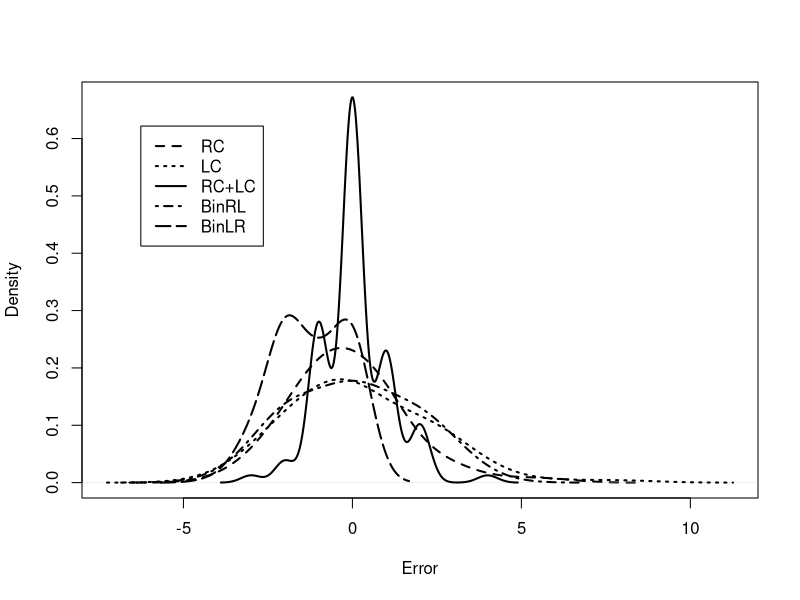
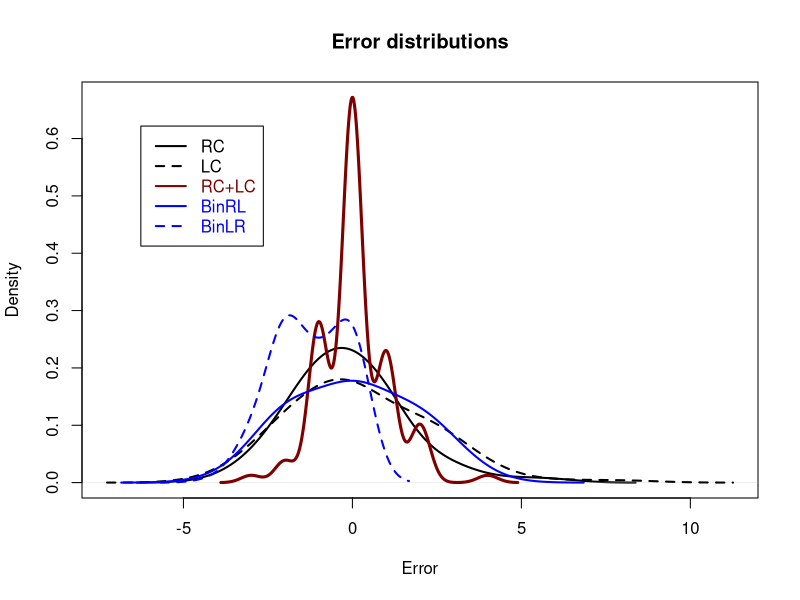
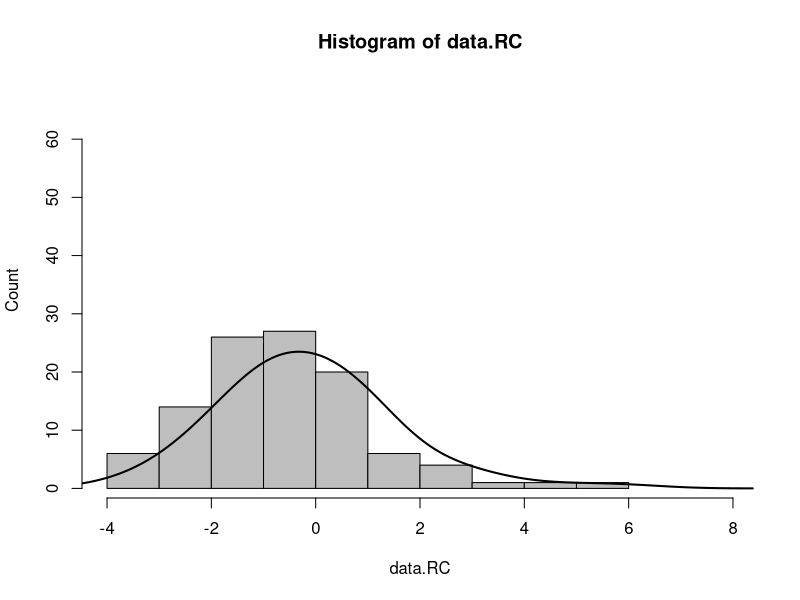
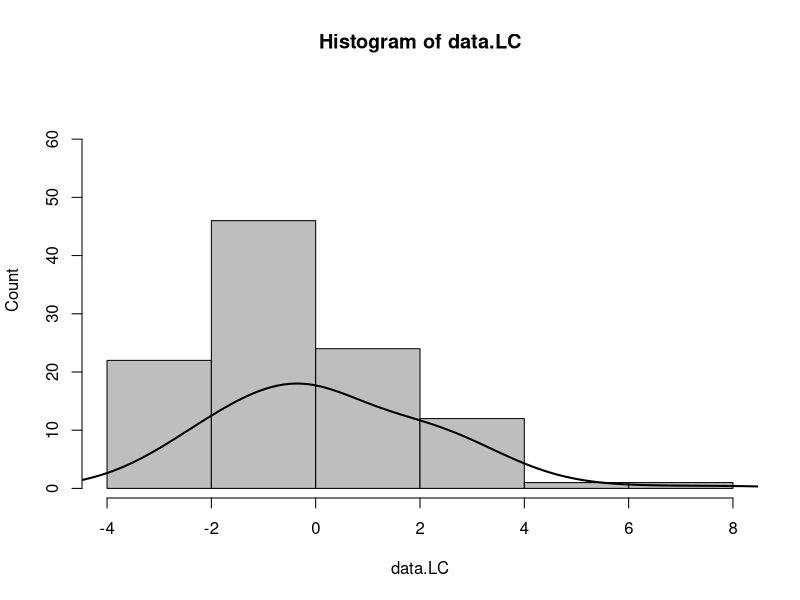
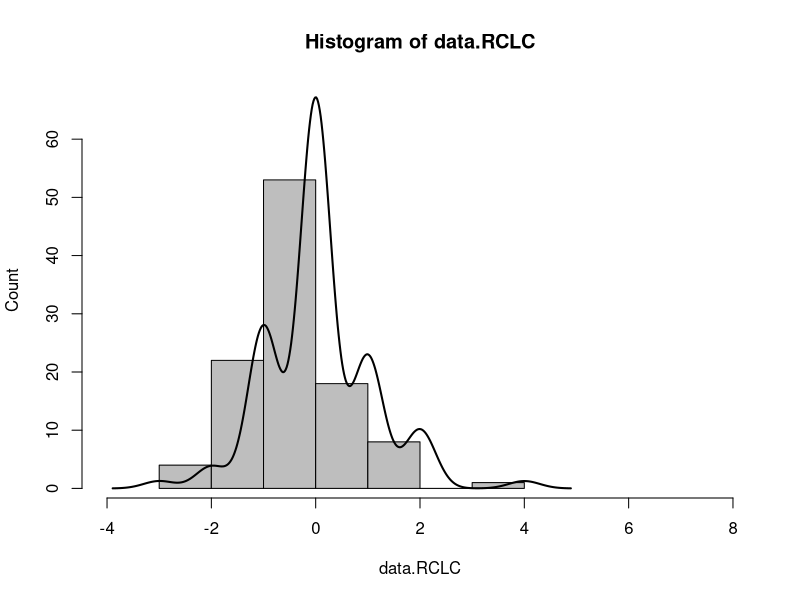
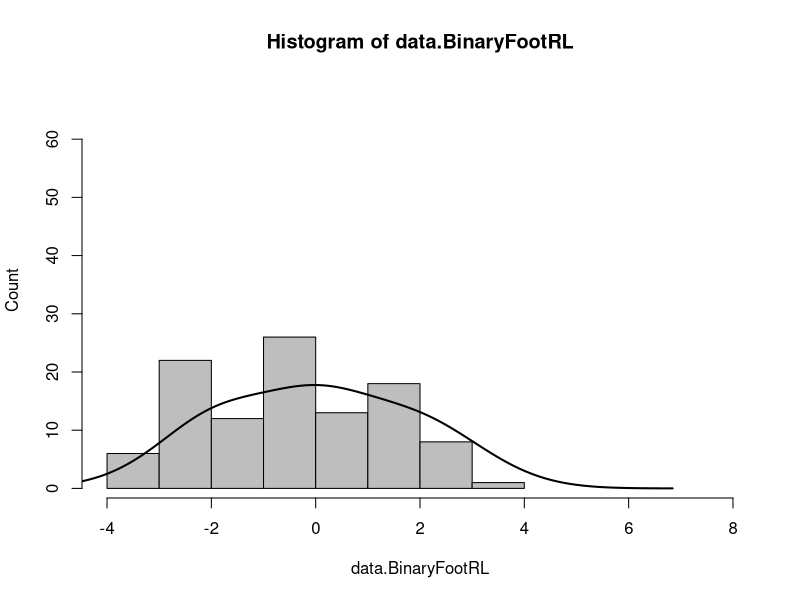
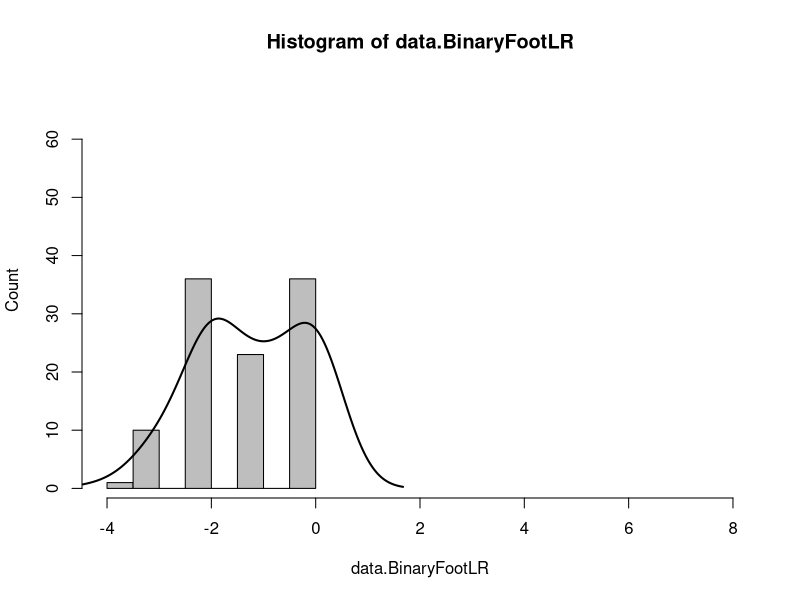

Write R code to recreate these figures, in order.

# plot density curves of error distributions

data = read.csv('output-notech.csv', header= TRUE)
data = subset(data, word != "")

linewidth = 2 # default is 1
density.adjust = 1.5 # default is 1

data.RC = data$RC
data.LC = data$LC
data.RCLC = data$RCLC
data.BinaryFootRL = data$BinRL
data.BinaryFootLR = data$BinLR

minX = min(c(data.RC, data.LC, data.RCLC, data.BinaryFootRL, data.BinaryFootLR))
maxX = max(c(data.RC, data.LC, data.RCLC, data.BinaryFootRL, data.BinaryFootLR))

minY = min(as.data.frame(table(data.RC))[2], as.data.frame(table(data.LC))[2], 
           as.data.frame(table(data.RCLC))[2],
           as.data.frame(table(data.BinaryFootRL))[2],
           as.data.frame(table(data.BinaryFootLR))[2])

maxY = max(as.data.frame(table(data.RC))[2], as.data.frame(table(data.LC))[2], 
           as.data.frame(table(data.RCLC))[2],
           as.data.frame(table(data.BinaryFootRL))[2],
           as.data.frame(table(data.BinaryFootLR))[2])

RC.density = density(data.RC, adjust=density.adjust)
LC.density = density(data.LC, adjust=density.adjust)
RCLC.density = density(data.RCLC, adjust=density.adjust)
binftRL.density = density(data.BinaryFootRL, adjust=density.adjust)
binftLR.density = density(data.BinaryFootLR, adjust=density.adjust)

minX.density = min(c(RC.density$x, LC.density$x, RCLC.density$x,
                     binftRL.density$x, binftLR.density$x))
maxX.density = max(c(RC.density$x, LC.density$x, RCLC.density$x,
                     binftRL.density$x, binftLR.density$x))
minY.density = min(c(RC.density$y, LC.density$y, RCLC.density$y,
                     binftRL.density$y, binftLR.density$y))
maxY.density = max(c(RC.density$y, LC.density$y, RCLC.density$y,
                     binftRL.density$y, binftLR.density$y))

# plot for paper
postscript('plots_errors/error-distribution-density-notech.eps')
plot(RC.density, lty=2, xlim=c(minX.density, maxX.density),
    ylim=c(minY.density, maxY.density), lwd=linewidth,
    main="", ylab="Density", xlab="Error")
lines(LC.density, lty=3, lwd=linewidth, ann=FALSE)
lines(RCLC.density, lty=1, lwd=linewidth, ann=FALSE)
lines(binftRL.density, lty=4, lwd=linewidth, ann=FALSE)
lines(binftLR.density, lty=5, lwd=linewidth, ann=FALSE)
legend(minX.density+1, maxY.density-0.05,
    c("RC","LC", "RC+LC", "BinRL", "BinLR"), lty=c(2,3,1,4,5), lwd=linewidth)
dev.off()

# colored plot (using density)
postscript('plots_errors/error-distribution-density-colored-notech.eps')
plot(RC.density, lty=1, xlim=c(minX.density, maxX.density),
    ylim=c(minY.density, maxY.density), lwd=linewidth,
    main="Error distributions", ylab="Density", xlab="Error")
lines(LC.density, lty=2, lwd=linewidth, ann=FALSE)
lines(RCLC.density, lty=1, lwd=3, col="#800000", ann=FALSE) # color is maroon
lines(binftRL.density, lty=1, lwd=linewidth, col="#0000FF", ann=FALSE) # blue
lines(binftLR.density, lty=2, lwd=linewidth, col="#0000FF", ann=FALSE) # blue
legend(minX.density+1, maxY.density-0.05, c("RC","LC","RC+LC","BinRL","BinLR"),
    lty=c(1,2,1,1,2), lwd=linewidth,
    text.col=c("#000000", "#000000", "#800000", "#0000FF", "#0000FF"),
    col=c("#000000", "#000000", "#800000", "#0000FF", "#0000FF"))
dev.off()


###################
# plot individual histograms

fillcolor = 'gray'
ylabname = 'Count'
maxY.overall = max(maxY, maxY.density*100)

postscript('plots_errors/error-distribution-histogram-RC-notech.eps')
hist(data.RC, xlim=c(minX, maxX), ylim=c(minY, maxY.overall),
    col=fillcolor, ylab=ylabname)
lines(x=RC.density$x, y=RC.density$y*100, lwd=linewidth)
dev.off()

postscript('plots_errors/error-distribution-histogram-LC-notech.eps')
hist(data.LC, xlim=c(minX, maxX), ylim=c(minY, maxY.overall),
    col=fillcolor, ylab=ylabname)
lines(x=LC.density$x, y=LC.density$y*100, lwd=linewidth)
dev.off()

postscript('plots_errors/error-distribution-histogram-RCLC-notech.eps')
hist(data.RCLC, xlim=c(minX, maxX), ylim=c(minY, maxY.overall),
    col=fillcolor, ylab=ylabname)
lines(x=RCLC.density$x, y=RCLC.density$y*100, lwd=linewidth)
dev.off()

postscript('plots_errors/error-distribution-histogram-BinFtRL-notech.eps')
hist(data.BinaryFootRL, xlim=c(minX, maxX), ylim=c(minY, maxY.overall),
    col=fillcolor, ylab=ylabname)
lines(x=binftRL.density$x, y=binftRL.density$y*100, lwd=linewidth)
dev.off()

postscript('plots_errors/error-distribution-histogram-BinFtLR-notech.eps')
hist(data.BinaryFootLR, xlim=c(minX, maxX), ylim=c(minY, maxY.overall),
    col=fillcolor, ylab=ylabname)
lines(x=binftLR.density$x, y=binftLR.density$y*100, lwd=linewidth)
dev.off()

